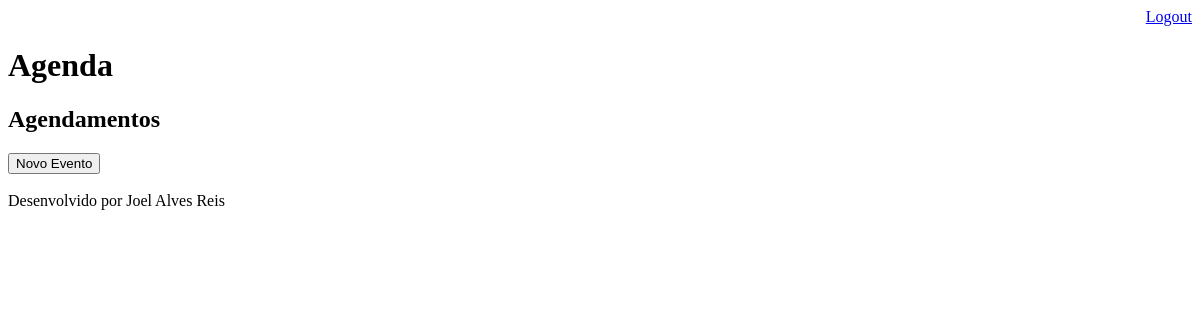
Before: /agenda/ (signed in) with the older database file.
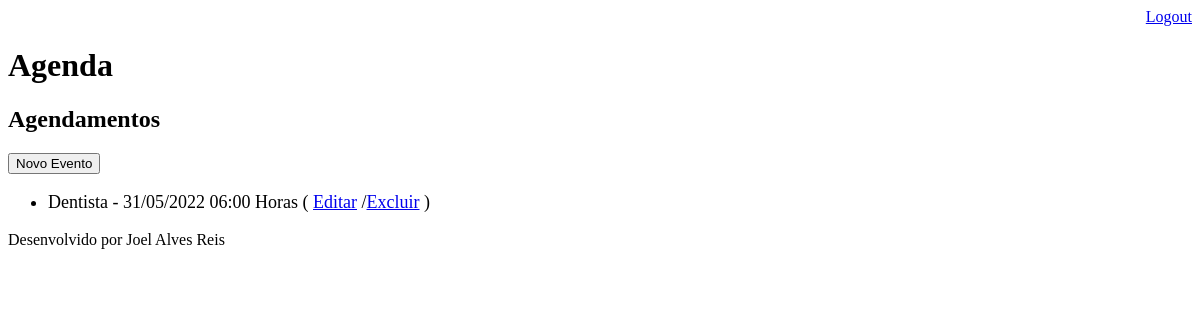
After: the same page with the newer database file.
### core/models.py (models this page shows, shortened)
class Evento(models.Model):
    titulo = models.CharField(max_length=100)
    descricao = models.TextField(blank=True, null=True)
    data_evento = models.DateTimeField(verbose_name='Data do Evento')
    data_criacao = models.DateTimeField(auto_now=True)
    usuario = models.ForeignKey(User, on_delete=models.CASCADE)
    class Meta:
        db_table = 'evento'
    def get_data_evento(self):
        return self.data_evento.strftime('%d/%m/%Y %H:%M Horas')
    def get_evento_atrasado(self):
        if self.data_evento < datetime.now():
            return True
        else:
            return False

### core/views.py (the view)
# urls.py: path('agenda/', views.lista_eventos),
@login_required(login_url='/login/')
def lista_eventos(request):
    usuario = request.user
    data_atual = datetime.now() - timedelta(hours=1)
    evento = Evento.objects.filter(usuario=usuario,
                                   data_evento__gt=data_atual)
    dados = {'eventos': evento}
    return render(request, 'agenda.html', dados)

### templates/agenda.html (shortened to what this page needs)
{% extends "model-page.html" %}
{% block content %}
  <h2>Agendamentos</h2>
  <a href="evento/">
      <button type="button">Novo Evento</button>
  </a>
  <ul style="font-size: 18px">
      {% for evento in eventos %}
         <li>
             <div style=>
             {{evento.titulo}} - {{evento.get_data_evento}}
             ( <a href="evento/?id={{ evento.id }}">Editar</a>
             /<a href="evento/delete/{{ evento.id }}"/>Excluir</a> )
             </div>
         </li>
      {% endfor %}
  </ul>
{% endblock %}

### templates/model-page.html
<!DOCTYPE html>
<html lang="en">
<head>
    {% include "model-header.html" %}
</head>
<body>
    {% block content %} {% endblock %}
    {% include "model-footer.html" %}
</body>
</html>

### templates/model-header.html (shortened to what this page needs)
    <div align="right">
         <a href="/logout">Logout</a>
    </div>
    <h1>Agenda</h1>

### templates/model-footer.html
<p>Desenvolvido por Joel Alves Reis</p>

Changed rows visible on the page:
added Evento: titulo "Dentista", get_data_evento "31/05/2022 06:00 Horas"
